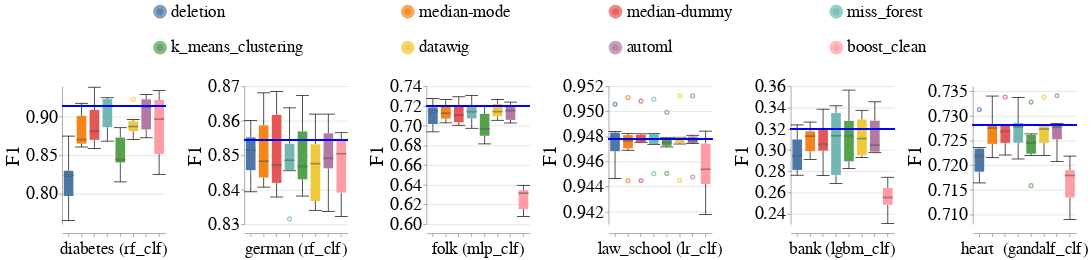

Notebook source saved alongside this figure:
### Code cell
create_box_plots_for_diff_imputers_and_datasets(train_injection_scenario='mixed_exp',
                                                test_injection_scenario='MCAR1 & MAR1 & MNAR1',
                                                metric_name='f1',
                                                db_client=db_client)

### Figure 1 — Vega-Lite specification as saved in the notebook (floating-point values rounded to 4 significant figures; data arrays with more than 128 entries replaced by an {"elided": "..."} marker saying what was removed)
{"config": {"view": {"continuousWidth": 400, "continuousHeight": 300, "stroke": null}, "axis": {"labelFontSize": 26, "labelFontWeight": "normal", "titleFontSize": 28, "titleFontWeight": "normal"}, "facet": {"spacing": 15}, "header": {"labelFontSize": 24, "labelOrient": "bottom", "labelPadding": 5, "titleFontSize": 28}, "legend": {"columns": 4, "direction": "horizontal", "labelFontSize": 24, "labelLimit": 400, "orient": "top", "symbolOffset": 130, "symbolStrokeWidth": 10, "titleAnchor": "middle", "titleFontSize": 26, "titleLimit": 300}, "title": {"fontSize": 28}}, "data": {"name": "data-11663de1611a375ea55571bef16a34ec"}, "facet": {"column": {"field": "Dataset_Name_With_Model_Name", "sort": {"field": "Dataset_Sequence_Number", "order": "ascending"}, "title": null, "type": "nominal"}}, "spec": {"layer": [{"mark": {"type": "boxplot", "median": {"stroke": "black", "strokeWidth": 0.7}, "ticks": true}, "encoding": {"color": {"field": "Null_Imputer_Name", "sort": ["deletion", "median-mode", "median-dummy", "miss_forest", "k_means_clustering", "datawig", "automl", "boost_clean"], "title": null, "type": "nominal"}, "x": {"axis": {"labels": false}, "field": "Null_Imputer_Name", "sort": ["deletion", "median-mode", "median-dummy", "miss_forest", "k_means_clustering", "datawig", "automl", "boost_clean"], "title": null, "type": "nominal"}, "y": {"field": "Metric_Value", "scale": {"zero": false}, "title": "F1", "type": "quantitative"}}}, {"mark": "rule", "encoding": {"color": {"value": "blue"}, "size": {"value": 2}, "y": {"field": "Baseline_Median", "type": "quantitative"}}}], "height": 200, "width": 150}, "resolve": {"scale": {"y": "independent"}}, "$schema": "https://vega.github.io/schema/vega-lite/v4.17.0.json", "datasets": {"data-11663de1611a375ea55571bef16a34ec": {"elided": "288 records"}}}
